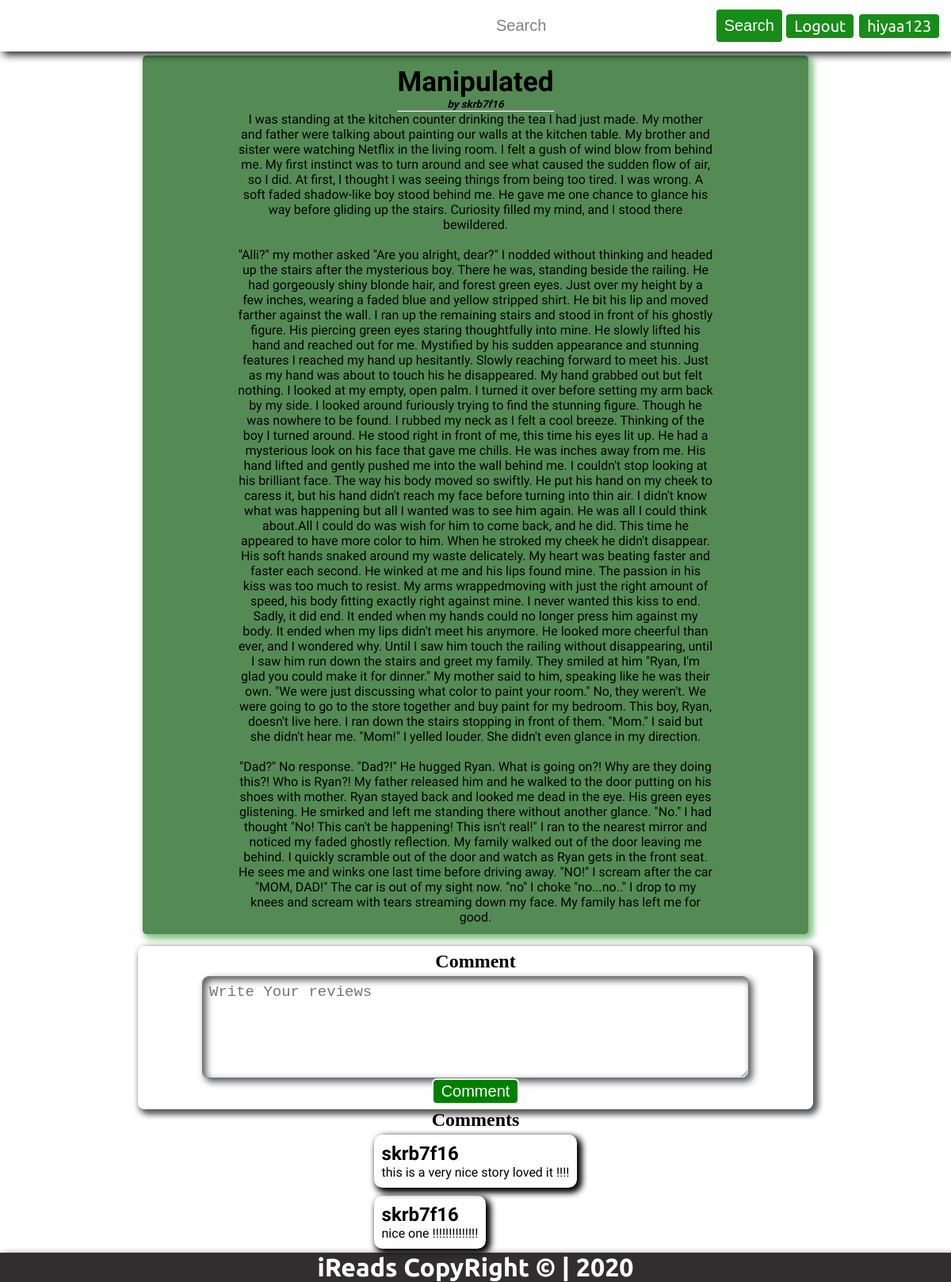
Screenshot of /thread?cat=story&&id=1 with the database file from the repository.
### iReads/models.py (models this page shows, shortened)
class StoriesThreads(models.Model):
    id=models.AutoField(primary_key=True)
    type=models.ForeignKey("StoriesCat", on_delete=models.CASCADE)
    author=models.CharField(max_length=100,default="skrb7f16")
    name=models.CharField(max_length=100)
    head=models.TextField()
    body=models.TextField()
    conclusion=models.TextField()

class Comment(models.Model):
    author=models.ForeignKey(User,on_delete=models.CASCADE)
    content=models.TextField()
    type=models.CharField(max_length=30)
    category=models.CharField(max_length=30)
    onpost=models.IntegerField()

### iReads/views.py (the view)
# urls.py: path('thread', views.thread,name='thread' ),
def thread(request):
    global BUTTONS
    if request.user.is_authenticated:
        BUTTONS='<a href="logoutUser" class="btn">Logout</a>'+f'<a class="btn">{request.user.username}</a>'
    cat = request.GET.get('cat')
    id = request.GET.get('id')
    if(cat == "story" and id != ''):
        id = int(id)
        comments=Comment.objects.filter(onpost=id)
        context = {"story": StoriesThreads.objects.filter(id=id).first(
        ), "buttons": BUTTONS,"comments":comments,"typeof":"story"}
        print(context['story'].name)
        return render(request, 'thread.html', context)
    elif(cat == "idiscuss" and id != ''):
        id = int(id)
        context = {"story": StoriesThreads.objects.filter(id=id).first(
        ), "buttons": BUTTONS}
        print(context['story'].name)
        return render(request, 'thread.html', context)
    else:
        return redirect(index)

### templates/thread.html (shortened to what this page needs)
{% extends 'basic.html' %}
    {% block userButtonNav %}
    {{buttons|safe}}
    {% endblock userButtonNav %}
{% load static %}
{% block body %}
    <div class="  container jumbotron text-center">
        <div class="head">
            <h1 class="large-text">{{story.name}}</h1>
            <h5><i>by {{story.author}}</i></h5>
            <hr>
        </div>
        <div class="body">
            <p>
               {{story.head}}
            </p>
            <br>
            <p>
                {{story.body}}
            </p>
            <br>
            <p>
                {{story.conclusion}}
            </p>
        </div>
    </div>
    <form action="submitComment?type={{typeof}}&&category={{story.type.catName}}&&id={{story.id}}" class="form-group" method="post">
        <h2>Comment </h2>
        <textarea name="comment" id="comment" cols="30" rows="5" placeholder="Write Your reviews" required></textarea>
        <button class="btn">Comment</button>
    </form>
    <section class="comment">
        <h2>Comments</h2>
        <ul class="posts">
        {% for comment in comments  %}
            <li class="post">
                <h2><a href="user.html">{{comment.author}}</a></h2>
                <p class="content">{{comment.content}}</p>
            </li>
            {% endfor %}
        </ul>
    </section>
{% endblock body %}

### static/css/navbar.css (style rules this page uses)
* { margin: 0; padding: 0; }
.right-side a { display: block; padding: 3px 10px; text-decoration: none; margin-left:3px ; }
.btn { font-size: 20px; padding: 3px 10px; border-radius: 6px; outline: none; color: white; background-color: green; border: 2px solid; cursor: pointer; }
.large-text { font-size: 2.2rem; }

### static/css/main.css (style rules this page uses)
.container { display: flex; width: 80%; padding: 1% 10%; justify-content: center; align-items: center; flex-wrap: wrap; }
.text-center { text-align: center; }
.jumbotron { background-color: rgb(84, 139, 84); width: 50%; height: fit-content; border-radius: 5px; margin: auto; margin-top: 5px; box-shadow: 4px 4px 10px rgb(137, 197, 137), 4px 4px 10px rgb(137, 197, 137); font-family: 'Pangolin', cursive; }
.posts { list-style: none; display: flex; align-items: center; justify-content: center; flex-direction: column; font-family: 'Anonymous Pro', monospace; }
.posts .post { margin: 5px; border-radius: 10px; padding: 10px; box-shadow: 4px 4px 10px black, 4px 4px 10px black; }
.posts a { color: black; text-decoration: none; }
.form-group { display: flex; justify-content: center; align-items: center; margin: auto; width: 70%; border-radius: 8px; padding: 0.5%; flex-direction: column; margin-top: 15px; box-shadow: 4px 4px 10px rgb(87, 88, 90), 4px 4px 10px rgb(75, 78, 82); }
.form-group input, .form-group textarea { outline: none; width: 80%; padding: 1%; border-radius: 8px; margin-top: 5px; box-shadow: inset 4px 4px 10px rgb(87, 88, 90), 4px 4px 10px rgb(75, 78, 82); display: flex; font-size: 19px; }
.comment { width: fit-content; display: flex; justify-content: center; align-items: center; margin: auto; flex-direction: column; }
.comment .posts { display: flex; flex-direction: column; max-width: 500px; justify-content: flex-start; align-items: flex-start; }
.comment .posts .post { box-shadow: 4px 4px 10px black, 4px 4px 10px black; border: none; }

### static/css/phone.css (style rules this page uses)
.right-side .btn { font-size: 15px; }
.container { flex-direction: column; margin: auto; }
.jumbotron { padding: 0 0; width: 80vw; margin: auto; }
.jumbotron .head, .jumbotron .body { width: 50vw; }
.form-group { width: 80%; }
.comment { width: 80%; }
.form-group input, .form-group textarea { width: 80%; box-shadow: inset 2px 2px 5px rgb(87, 88, 90), 2px 2px 5px rgb(75, 78, 82); }

### rows the page displays
StoriesThreads: name "Manipulated", author "skrb7f16", head "I was standing at the kitchen counter drinking the tea I had just made. My mother and father were talking about painting our walls at the kitchen table. My brother and sister were watching Netflix in the living room. I felt a gush of wind blow from behind me. My first instinct was to turn around and see what caused the sudden flow of air, so I did. At first, I thought I was seeing things from being too tired. I was wrong. A soft faded shadow-like boy stood behind me. He gave me one chance to glance his way before gliding up the stairs. Curiosity filled my mind, and I stood there bewildered.", body "\"Alli?\" my mother asked \"Are you alright, dear?\" I nodded without thinking and headed up the stairs after the mysterious boy. There he was, standing beside the railing. He had gorgeously shiny blonde hair, and forest green eyes. Just over my height by a few inches, wearing a faded blue and yellow stripped shirt. He bit his lip and moved farther against the wall. I ran up the remaining stairs and stood in front of his ghostly figure. His piercing green eyes staring thoughtfully into mine. He slowly lifted his hand and reached out for me. Mystified by his sudden appearance and stunning features I reached my hand up hesitantly. Slowly reaching forward to meet his. Just as my hand was about to…", conclusion "\"Dad?\" No response. \"Dad?!\" He hugged Ryan. What is going on?! Why are they doing this?! Who is Ryan?! My father released him and he walked to the door putting on his shoes with mother. Ryan stayed back and looked me dead in the eye. His green eyes glistening. He smirked and left me standing there without another glance. \"No.\" I had thought \"No! This can't be happening! This isn't real!\" I ran to the nearest mirror and noticed my faded ghostly reflection. My family walked out of the door leaving me behind. I quickly scramble out of the door and watch as Ryan gets in the front seat. He sees me and winks one last time before driving away. \"NO!\" I scream after the car \"MOM, DAD!\" The car is…"
Comment: author "skrb7f16", content "this is a very nice story loved it !!!!"
Comment: author "skrb7f16", content "nice one !!!!!!!!!!!!!!"

### other values shown
{{ buttons|safe }} "Logout hiyaa123"
